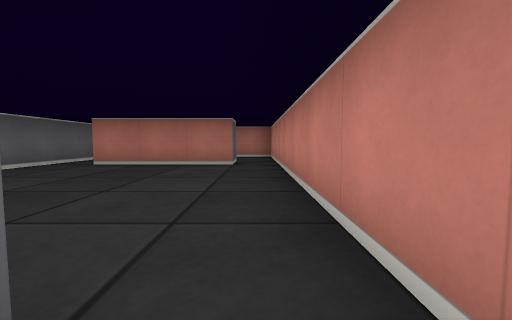
[1] (above)

24 first-person views from a walk through a cub3D maze. The camera is about half as high as the walls, tilts 4° down and sees 90° across. The floor is counted in squares. Each view is taken from the middle of a square. On the plan, view 1 faces up. The plan holds only what a view shows up to about 9 squares ahead; the rest is blank.

[2]
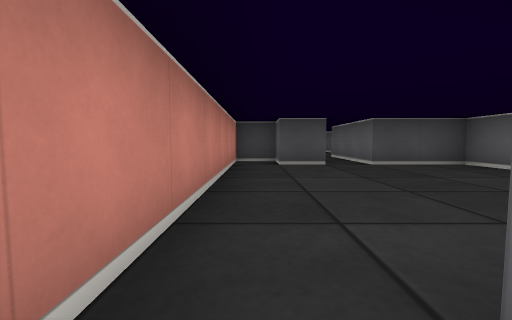

[3]
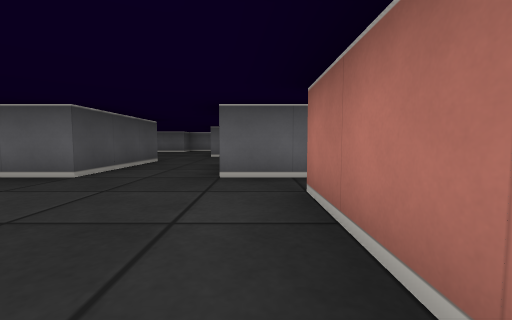

[4]
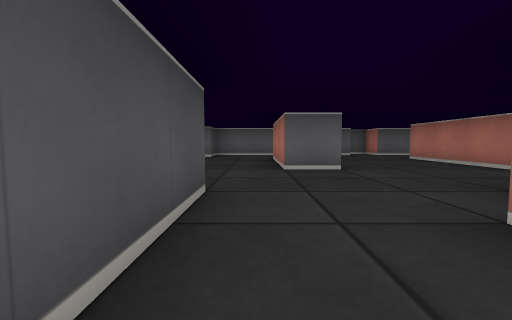

[5]
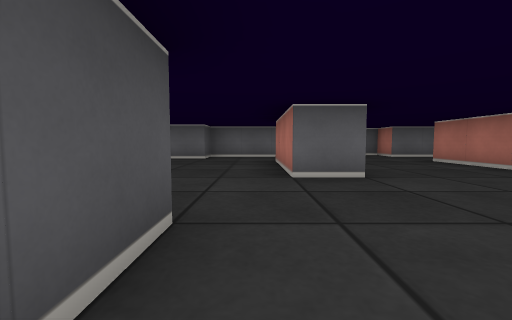

[6]
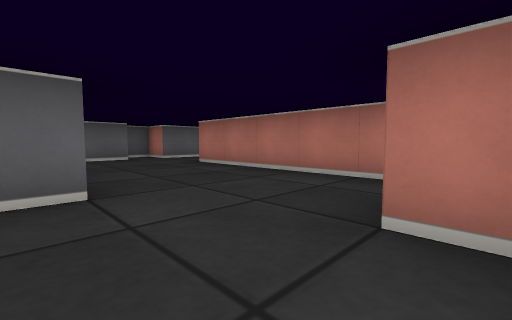

[7]
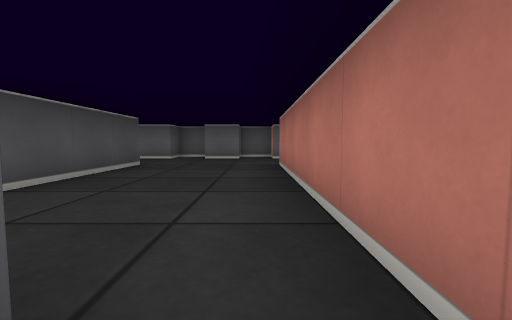

[8]
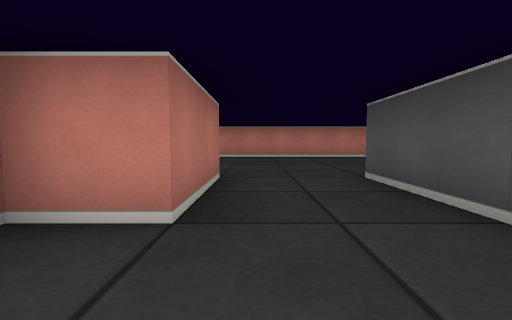

[9]
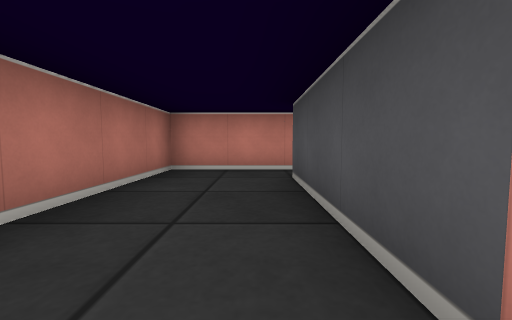

[10]
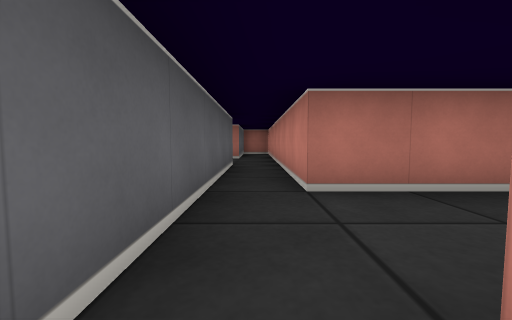

[11]
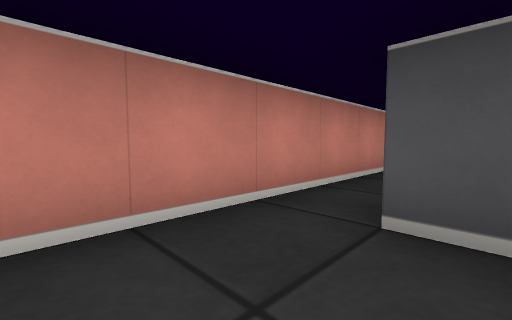

[12]
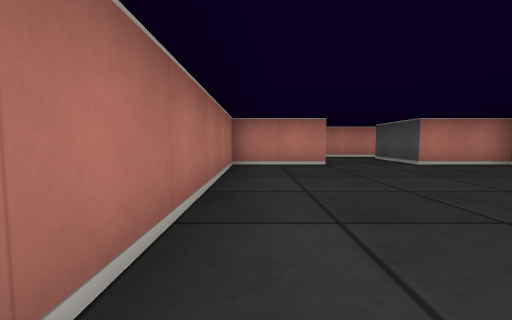

[13]
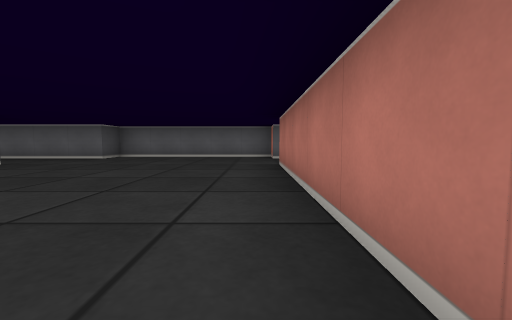

[14]
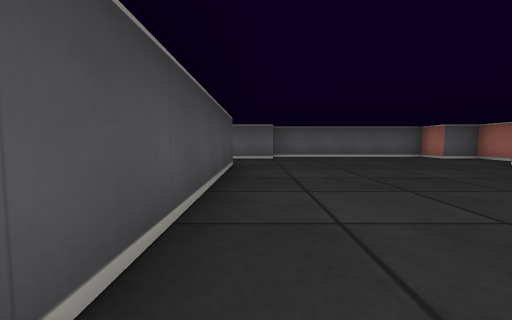

[15]
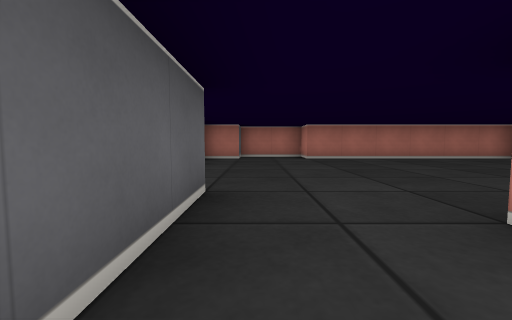

[16]
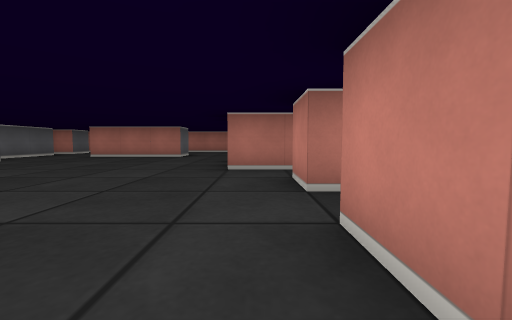

[17]
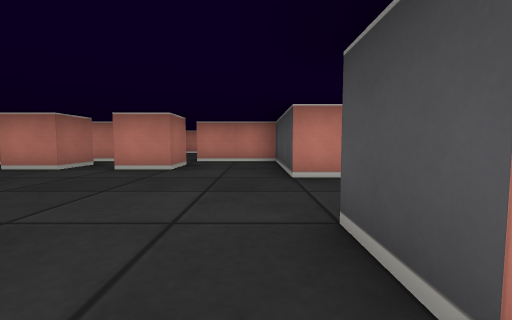

[18]
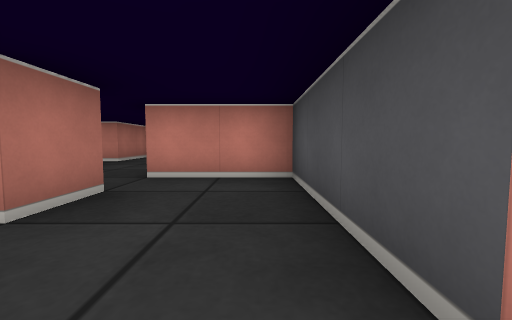

[19]
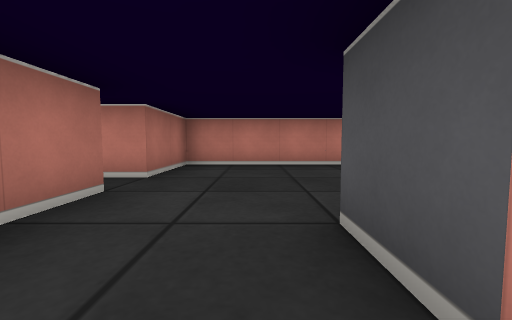

[20]
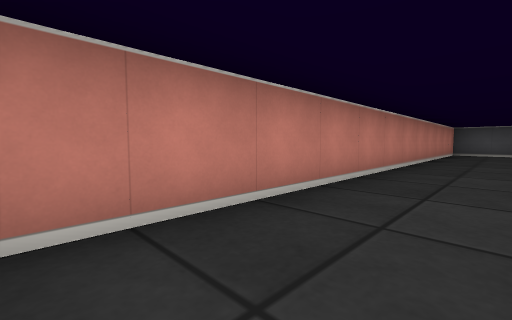

[21]
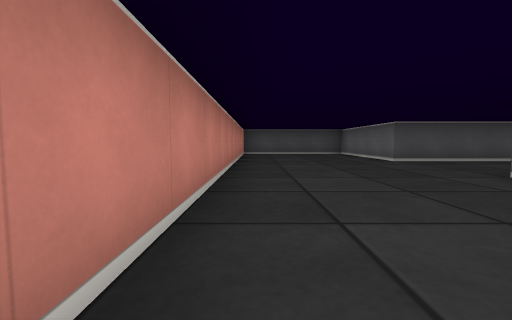

[22]
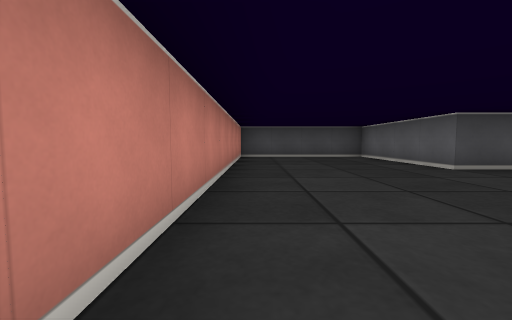

[23]
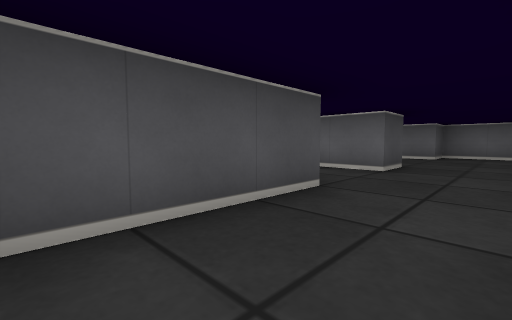

[24]
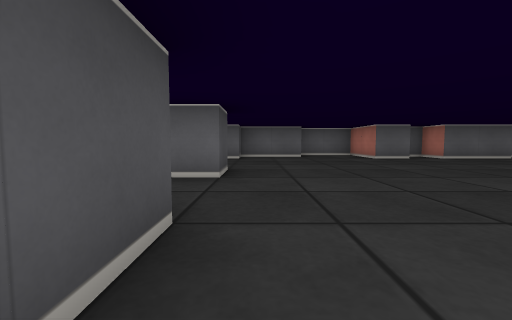

### Floor plan
Points are (right, up) in squares from view 1. A wall is a line through its corners. A room is listed if a view was taken in it or the views show most of it. See-through windows are left out.
Room 1 (views 1, 3, 4, 5, 6, 7, 8, 15)
walls: (-7.5, 2.5) (-4.5, 2.5) (-4.5, 0.5) (-2.5, 0.5) (-2.5, -2.5); (-4.5, 5.5) (-4.5, 4.5) (-6.5, 4.5) (-6.5, 5.5) (-7.5, 5.5); (-7.4, 7.5) (-12.5, 7.5); (-12.5, 4.5) (-9.5, 4.5) (-9.5, 3.5) (-10.5, 3.5); (-1.5, 0.5) (-0.5, 0.5) (-0.5, -0.5) (0.5, -0.5) (0.5, 5.5); (-0.5, 5.5) (-3.5, 5.5); (-15.1, 6.5) (-14.5, 6.5) (-14.5, 5.5); (-1.5, -2.5) (-1.5, -1.9); (-15.5, 5.4) (-15.5, 4.5) (-14.5, 4.5) (-14.5, 3.5); (-14.5, 9.5) (-14.5, 7.5) (-15.5, 7.5) (-15.5, 6.5)
ways out: opening at (-4, 6) to room 2; opening at (0, 6) to room 2; opening at (-13.5, 8.5) to room 3; opening at (-13.5, 4) to room 4; opening at (-9, 3) to room 4; opening at (-2, -2) to room 4
Room 2 (views 2, 9, 10, 11)
walls: (-6.5, 11.5) (-4.5, 11.5) (-4.5, 5.5); (-3.5, 6.5) (-0.5, 6.5) (-0.5, 5.5); (-4.5, 14.8) (-4.5, 13.5); (0.5, 5.5) (0.5, 8.5) (-3.5, 8.5) (-3.5, 14.5)
ways out: opening at (-4, 6) to room 1; opening at (0, 6) to room 1; opening at (-5.5, 12.5) to room 3
Room 3 (views 12, 13, 14)
walls: (-12.5, 9.5) (-7.4, 9.5); (-6.5, 13.5) (-6.5, 15.5) (-12.5, 15.5) (-12.5, 16.5) (-14.5, 16.5) (-14.5, 15.5) (-15.5, 15.5) (-15.5, 10.5) (-14.5, 10.5) (-14.5, 9.5); (-6.5, 9.4) (-6.5, 11.5)
ways out: opening at (-13.5, 8.5) to room 1; opening at (-5.5, 12.5) to room 2
Room 4 (views 16, 17, 18, 19, 20, 21, 22, 23, 24)
walls: (-6.5, -10.5) (-3.5, -10.5) (-3.5, -14.5) (0.5, -14.5); (-7.5, -7.2) (-7.5, -6.5) (-4.5, -6.5) (-4.5, -4.5) (-3.5, -4.5); (0.5, -14.2) (0.5, -2.5) (-1.5, -2.5); (-10.6, -6.5) (-9.5, -6.5) (-9.5, -7.8); (-5.5, -4.5) (-6.5, -4.5) (-6.5, -3.5); (-14.5, -4.4) (-14.5, -6.5) (-13.5, -6.5) (-13.5, -7.4); (-5.5, -2.5) (-6.5, -2.5) (-6.5, -1.5); (-4.5, -2.5) (-4.5, -1.8); (-2.5, -2.5) (-3.6, -2.5); (-13.5, -1.4) (-13.5, -2.5) (-15, -2.5); (-5.5, -0.5) (-7.5, -0.5); (-10.5, 3.5) (-12.5, 3.5); (-14.5, 3.5) (-14.5, 1.5) (-13.5, 1.5) (-13.5, -0.5) (-14.5, -0.5) (-14.5, -1)
ways out: opening at (-13.5, 4) to room 1; opening at (-9, 3) to room 1; opening at (-2, -2) to room 1

Where each view was taken, in squares from view 1:
view 1: 0 up, 0 right, facing up
view 2: 6 up, 0 right, facing down
view 3: 5 up, 1 left, facing left
view 4: 3 up, 5 left, facing left
view 5: 3 up, 6 left, facing left
view 6: 4 up, 7 left, facing up-left
view 7: 7 up, 7 left, facing left
view 8: 4 up, 8 left, facing right
view 9: 7 up, 4 left, facing right
view 10: 6 up, 4 left, facing up
view 11: 13 up, 5 left, facing down-right
view 12: 15 up, 12 left, facing right
view 13: 15 up, 7 left, facing left
view 14: 10 up, 7 left, facing left
view 15: 8 up, 14 left, facing up
view 16: 5 down, 7 left, facing up
view 17: 6 down, 11 left, facing right
view 18: 6 down, 8 left, facing right
view 19: 4 down, 5 left, facing right
view 20: 3 down, 1 left, facing down-right
view 21: 4 down, 0 right, facing down
view 22: 6 down, 0 right, facing down
view 23: 5 down, 5 left, facing down-left
view 24: 6 down, 6 left, facing left
